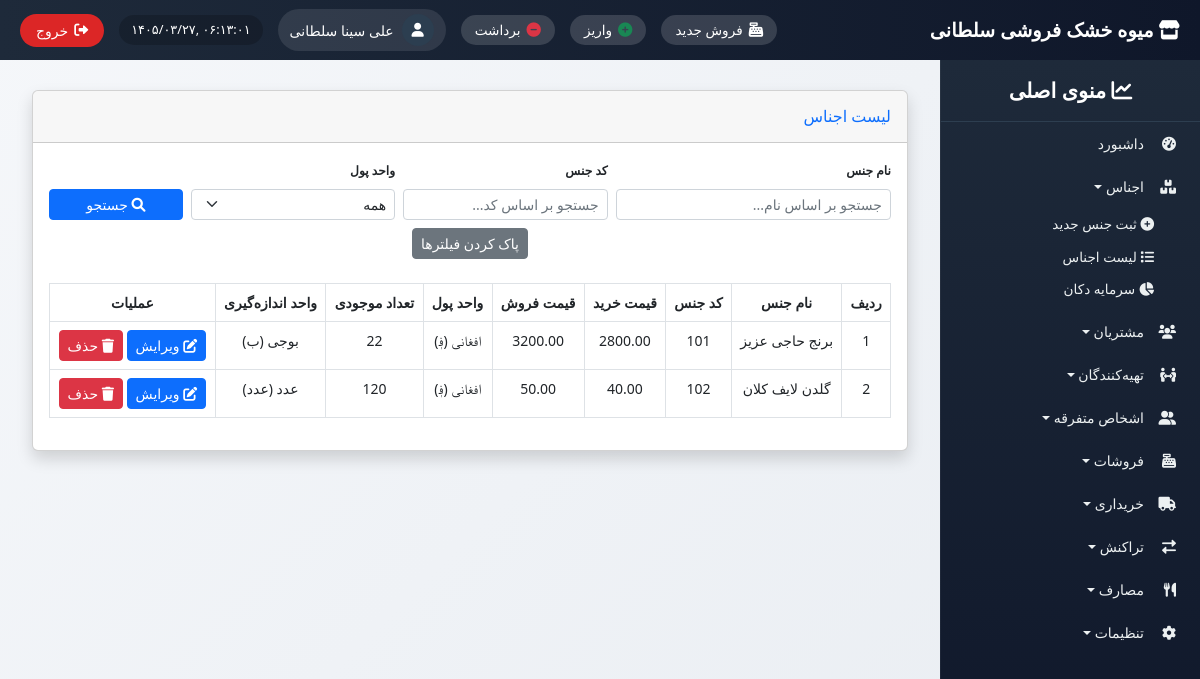
Screenshot of /products/ (signed in) with the database file from the repository.
### inventory/models.py (models this page shows, shortened)
class Product(models.Model):
    name = models.CharField(max_length=200, verbose_name="نام جنس")
    code = models.PositiveIntegerField(unique=True, verbose_name="کد جنس")
    category = models.ForeignKey(Category, on_delete=models.SET_NULL, null=True, blank=True)
    currency = models.ForeignKey(Currency, on_delete=models.PROTECT, verbose_name="واحد پول")
    purchase_price = models.DecimalField(max_digits=12, decimal_places=2, validators=[MinValueValidator(Decimal('0.01'))])
    selling_price = models.DecimalField(max_digits=12, decimal_places=2, validators=[MinValueValidator(Decimal('0.01'))])
    unit = models.ForeignKey(UnitOfMeasure, on_delete=models.PROTECT, verbose_name="واحد اندازه گیری")
    description = models.TextField(blank=True)
    is_active = models.BooleanField(default=True)
    created_at = models.DateTimeField(auto_now_add=True)

### settings_app/models.py (models this page shows, shortened)
class Currency(models.Model):
    code = models.CharField(max_length=3, unique=True, verbose_name="کد")
    name = models.CharField(max_length=50, verbose_name="نام واحد پول")
    symbol = models.CharField(max_length=5, verbose_name="نماد")
    is_active = models.BooleanField(default=True, verbose_name="فعال")
    class Meta:
        verbose_name = "واحد پول"
        verbose_name_plural = "واحدهای پول"

class UnitOfMeasure(models.Model):
    name = models.CharField(max_length=50, unique=True, verbose_name="نام واحد")
    symbol = models.CharField(max_length=10, blank=True, verbose_name="نماد")
    is_active = models.BooleanField(default=True, verbose_name="فعال")
    class Meta:
        verbose_name = "واحد اندازه‌گیری"
        verbose_name_plural = "واحدهای اندازه‌گیری"

### inventory/views.py (the view)
# urls.py: path('', views.product_list, name='product_list'),
@login_required
def product_list(request):
    products = Product.objects.filter(is_active=True)
    for p in products:
        p.stock_qty = p.stock.quantity if hasattr(p, 'stock') else 0
    return render(request, 'inventory/product_list.html', {'products': products})

### templates/inventory/product_list.html (shortened to what this page needs)
{% extends 'base_with_sidebar.html' %}
{% load i18n %}
{% block content %}
<div class="container-fluid">
    <div class="card shadow mb-4">
        <div class="card-header py-3">
            <h6 class="m-0 font-weight-bold text-primary">{% trans "لیست اجناس" %}</h6>
        </div>
        <div class="card-body">
            <form method="get" class="mb-4">
                <div class="row g-2 align-items-end">
                    <div class="col-md-4">
                        <label class="form-label small fw-bold">{% trans "نام جنس" %}</label>
                        <input type="text" name="name" class="form-control form-control-sm"
                               placeholder="جستجو بر اساس نام..." value="{{ request.GET.name|default:'' }}">
                    </div>
                    <div class="col-md-3">
                        <label class="form-label small fw-bold">{% trans "کد جنس" %}</label>
                        <input type="text" name="code" class="form-control form-control-sm"
                               placeholder="جستجو بر اساس کد..." value="{{ request.GET.code|default:'' }}">
                    </div>
                    <div class="col-md-3">
                        <label class="form-label small fw-bold">{% trans "واحد پول" %}</label>
                        <select name="currency" class="form-select form-select-sm">
                            <option value="">همه</option>
                        </select>
                    </div>
                    <div class="col-md-2">
                        <button type="submit" class="btn btn-primary btn-sm w-100">
                            <i class="fas fa-search"></i> {% trans "جستجو" %}
                        </button>
                    </div>
                </div>
                <div class="row mt-2">
                    <div class="col-12 text-center">
                        <a href="{% url 'inventory:product_list' %}" class="btn btn-secondary btn-sm">{% trans "پاک کردن فیلترها" %}</a>
                    </div>
                </div>
            </form>
            <div class="table-responsive">
                <table class="table table-bordered table-hover text-center">
                    <thead>
                        <tr>
                            <th>{% trans "ردیف" %}</th>
                            <th>{% trans "نام جنس" %}</th>
                            <th>{% trans "کد جنس" %}</th>
                            <th>{% trans "قیمت خرید" %}</th>
                            <th>{% trans "قیمت فروش" %}</th>
                            <th>{% trans "واحد پول" %}</th>
                            <th>{% trans "تعداد موجودی" %}</th>
                            <th>{% trans "واحد اندازه‌گیری" %}</th>
                            <th>{% trans "عملیات" %}</th>
                        </tr>
                    </thead>
                    <tbody>
                        {% for product in products %}
                        <tr>
                            <td>{{ forloop.counter }}</td>
                            <td>{{ product.name }}</td>
                            <td>{{ product.code }}</td>
                            <td>{{ product.purchase_price|floatformat:2 }}</td>
                            <td>{{ product.selling_price|floatformat:2 }}</td>
                            <td>{{ product.currency.name }} ({{ product.currency.symbol }})</td>
                            <td>{{ product.stock_qty }}</td>
                            <td>{{ product.unit.name }} {% if product.unit.symbol %}({{ product.unit.symbol }}){% endif %}</td>
                            <td>
                                <a href="{% url 'inventory:product_edit' product.id %}" class="btn btn-sm btn-primary">
                                    <i class="fas fa-edit"></i> {% trans "ویرایش" %}
                                </a>
                                <a href="#" class="btn btn-sm btn-danger" onclick="confirmDelete({{ product.id }})">
                                    <i class="fas fa-trash"></i> {% trans "حذف" %}
                                </a>
                            </td>
                        </tr>
                        {% empty %}
                        <tr>
                            <td colspan="9" class="text-center">{% trans "هیچ جنسی با معیارهای جستجو یافت نشد." %}</td>
                        </tr>
                        {% endfor %}
                    </tbody>
                </table>
            </div>
        </div>
    </div>
</div>
{% endblock %}

### templates/base_with_sidebar.html (shortened to what this page needs)
<!DOCTYPE html>
{% load i18n static %}
{% get_current_language as LANGUAGE_CODE %}
<html lang="fa" dir="rtl">
<head>
    <link href="https://cdn.jsdelivr.net/npm/bootstrap@5.2.3/dist/css/bootstrap.rtl.min.css" rel="stylesheet">
    <link rel="stylesheet" href="https://cdnjs.cloudflare.com/ajax/libs/font-awesome/6.0.0/css/all.min.css">
    <link href="https://cdn.jsdelivr.net/gh/rastikerdar/vazir-font@v30.1.0/dist/font-face.css" rel="stylesheet">
</head>
<body>
    <div class="top-navbar">
        <div class="store-name"><i class="fas fa-store"></i> میوه خشک فروشی سلطانی</div>
        <div class="top-nav-left">
            <a href="{% url 'sales:new_sale' %}" class="shortcut-btn" title="فروش جدید"><i class="fas fa-cash-register"></i><span> فروش جدید</span></a>
            <a href="{% url 'transactions:transaction_create_in' %}" class="shortcut-btn" title="واریز"><i class="fas fa-plus-circle text-success"></i><span> واریز</span></a>
            <a href="{% url 'transactions:transaction_create_out' %}" class="shortcut-btn" title="برداشت"><i class="fas fa-minus-circle text-danger"></i><span> برداشت</span></a>
            <div class="admin-info">
                <div class="admin-avatar"><i class="fas fa-user"></i></div>
                <span class="admin-name">{{ user.get_full_name|default:user.username }}</span>
            </div>
            <div class="datetime" id="current-datetime"></div>
            <button type="button" class="logout-btn" id="logoutTrigger"><i class="fas fa-sign-out-alt"></i> <span>خروج</span></button>
        </div>
    </div>
    <div class="sidebar" id="sidebar">
        <div class="sidebar-header"><i class="fas fa-chart-line"></i> منوی اصلی</div>
        <ul class="nav flex-column">
            <li class="nav-item"><a class="nav-link" href="{% url 'dashboard' %}"><i class="fas fa-tachometer-alt"></i> داشبورد</a></li>
            <li class="nav-item dropdown-toggle" data-menu="products"><i class="fas fa-boxes"></i> اجناس</li>
            <ul class="submenu" id="productsSubmenu">
                <li><a href="{% url 'inventory:product_create' %}"><i class="fas fa-plus-circle"></i> ثبت جنس جدید</a></li>
                <li><a href="{% url 'inventory:product_list' %}"><i class="fas fa-list"></i> لیست اجناس</a></li>
                <li><a href="{% url 'inventory:capital' %}"><i class="fas fa-chart-pie"></i> سرمایه دکان</a></li>
            </ul>
            <li class="nav-item dropdown-toggle" data-menu="customers"><i class="fas fa-users"></i> مشتریان</li>
            <li class="nav-item dropdown-toggle" data-menu="suppliers"><i class="fas fa-people-arrows"></i> تهیه‌کنندگان</li>
            <li class="nav-item dropdown-toggle" data-menu="misc"><i class="fas fa-user-friends"></i> اشخاص متفرقه</li>
            <li class="nav-item dropdown-toggle" data-menu="sales"><i class="fas fa-cash-register"></i> فروشات</li>
            <li class="nav-item dropdown-toggle" data-menu="purchases"><i class="fas fa-truck"></i> خریداری</li>
            <li class="nav-item dropdown-toggle" data-menu="transactions"><i class="fas fa-exchange-alt"></i> تراکنش</li>
            <li class="nav-item dropdown-toggle" data-menu="expenses"><i class="fas fa-utensils"></i> مصارف</li>
            <li class="nav-item dropdown-toggle" data-menu="settings"><i class="fas fa-cog"></i> تنظیمات</li>
        </ul>
    </div>
    <div class="content">
        {% block content %}{% endblock %}
    </div>
</body>
</html>

### templates/base_with_sidebar.html (style rules this page uses)
* { font-family: 'Vazir', 'Tahoma', 'Segoe UI', sans-serif; }
body { background: linear-gradient(135deg, #f5f7fa 0%, #e9edf2 100%); font-size: 14px; padding-top: 70px; margin: 0; height: 100vh; overflow: hidden; }
.top-navbar { position: fixed; top: 0; right: 0; left: 0; height: 60px; background: linear-gradient(90deg, #1e2a3a 0%, #0f172a 100%); z-index: 1050; display: flex; align-items: center; justify-content: space-between; padding: 0 20px; color: white; }
.store-name { font-size: 1.2rem; font-weight: 700; }
.top-nav-left { display: flex; align-items: center; gap: 15px; }
.admin-info { display: flex; align-items: center; gap: 8px; background: rgba(255,255,255,0.1); padding: 5px 12px; border-radius: 40px; }
.admin-avatar { width: 32px; height: 32px; background: #2c3e50; border-radius: 50%; display: flex; align-items: center; justify-content: center; }
.datetime { direction: ltr; background: rgba(0,0,0,0.2); padding: 5px 12px; border-radius: 40px; font-size: 0.8rem; }
.logout-btn { background-color: #dc2626; color: white; border: none; padding: 6px 16px; border-radius: 40px; display: flex; align-items: center; gap: 6px; }
.shortcut-btn { background: rgba(255,255,255,0.15); border: none; color: white; padding: 5px 14px; border-radius: 40px; font-size: 0.85rem; font-weight: 500; transition: 0.2s; display: inline-flex; align-items: center; gap: 6px; text-decoration: none; }
.shortcut-btn i { font-size: 0.9rem; }
.sidebar { position: fixed; top: 60px; right: 0; height: calc(100vh - 60px); width: 260px; background: linear-gradient(180deg, #1e2a3a 0%, #0f172a 100%); color: white; overflow-y: auto; z-index: 1000; transition: 0.3s; border-left: 1px solid rgba(255,255,255,0.05); }
.sidebar-header { padding: 15px 20px; font-size: 1.3rem; font-weight: 600; border-bottom: 1px solid #2d3e50; text-align: center; }
.sidebar .nav-link, .dropdown-toggle { color: #ecf0f1; padding: 8px 16px; border-radius: 10px; margin: 3px 8px; display: flex; align-items: center; cursor: pointer; text-decoration: none; }
.sidebar .nav-link i, .dropdown-toggle i { width: 24px; margin-left: 8px; }
.submenu { list-style: none; padding-right: 30px; display: none; margin-bottom: 5px; }
.submenu li a { color: #ecf0f1; display: block; padding: 6px 16px; text-decoration: none; font-size: 0.85rem; border-radius: 8px; }
.submenu.show { display: block; }
.content { margin-right: 260px; padding: 20px; height: calc(100vh - 60px); overflow-y: auto; }

### rows the page displays
Product: name "برنج حاجی عزیز", code "101", purchase_price "2800.00", selling_price "3200.00", currency.name "افغانی", currency.symbol "؋", stock_qty "22", unit.name "بوجی", unit.symbol "ب"
Product: name "گلدن لایف کلان", code "102", purchase_price "40.00", selling_price "50.00", currency.name "افغانی", currency.symbol "؋", stock_qty "120", unit.name "عدد", unit.symbol "عدد"

### other values shown
{{ user.get_full_name|default:user.username }} "علی سینا سلطانی"
